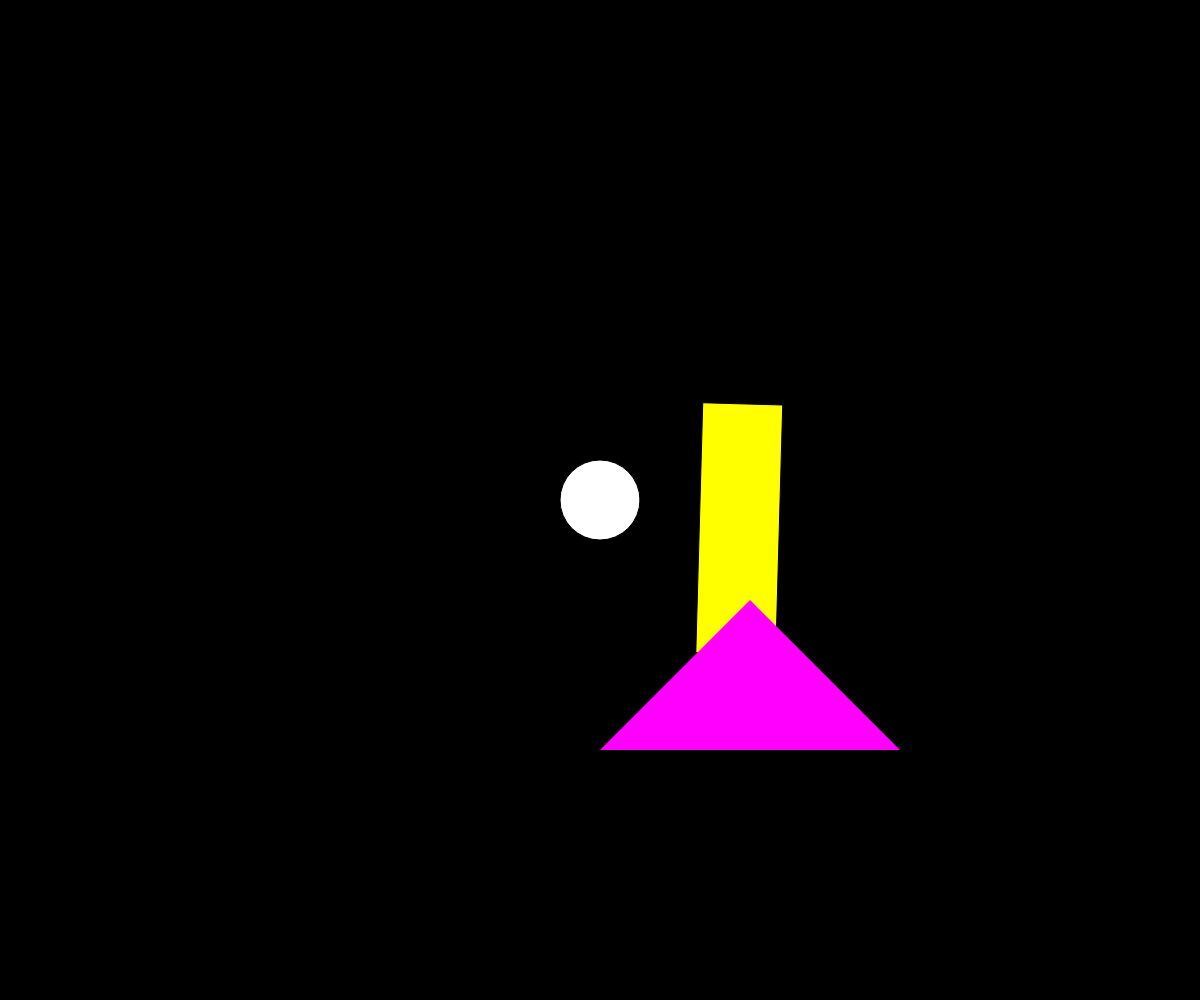
Frame 1 (no input)
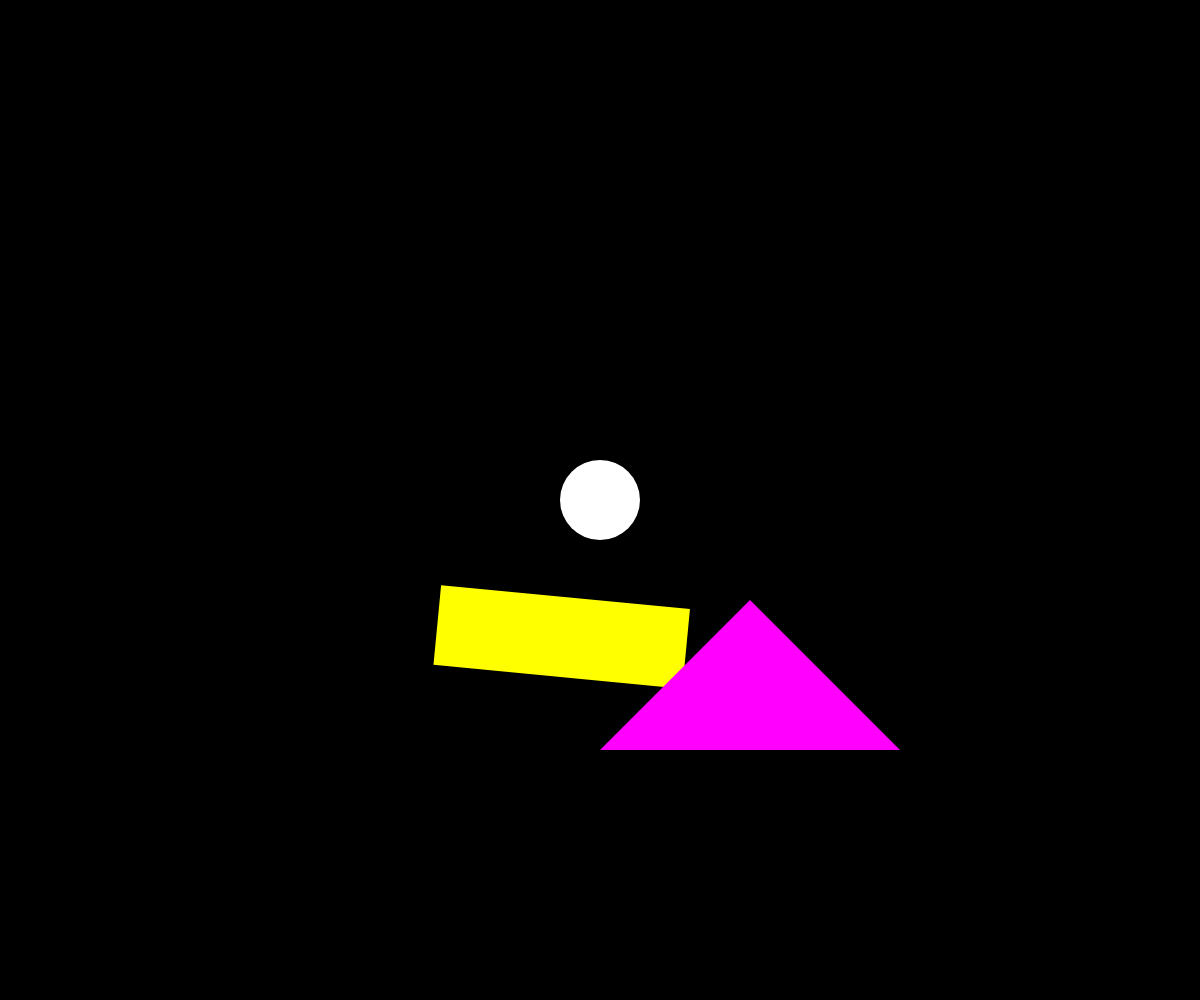
Frame 60 (no input)
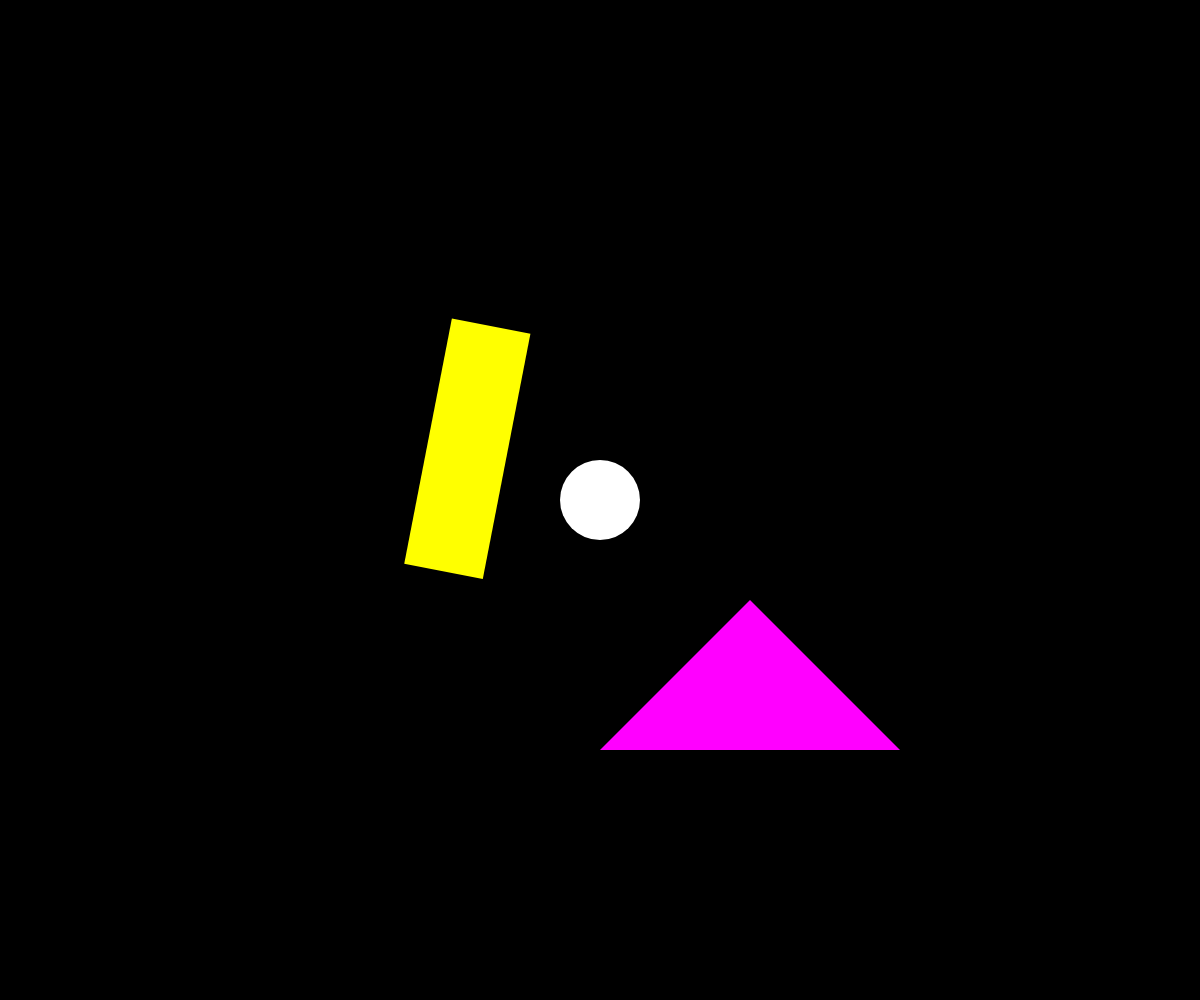
Frame 120 (the mouse pressed at the canvas centre since frame 60)

The p5.js sketch that drew these frames (run headless with seeded random() and noise() and a simulated clock; from frame 60 on, the mouse is pressed at the canvas centre):

// p5.js sketch
// ── sketch.js
function setup() {
    
	createCanvas(windowWidth,windowHeight); 	//prend tout l'écran

}

function draw() {
  
	background(0);						//noir
	translate(width/2, height/2); 		//centre = milieu de l'écran
	
	fill(255);							//blanc
  	circle(0,0,80);						//x, y, taille
	
	push();								//push et pop permettent 										d'isoler un élément pour que          							 la rotation n'applique qu'à 									 lui 
	rotate(millis()/600); 				//rotation à telle vitesse
	fill(255,255,0);					//jaune
	rect(100,-100,80,250); 				//x, y, largeur, hauteur
	pop();
	
	
	translate(-150,-50);				//permet de déplacer 											l'élément
	let c = color ('magenta');			//magenta
	fill(c);
	noStroke();							//enlever contour noir
	triangle(150,300,300,150,450,300); 	//x1, y1, x2, y2, x3, y3

}
